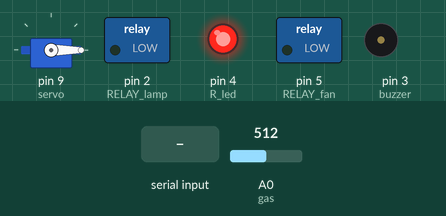
A sketch run on a simulated Arduino Uno, built with avr-gcc and run on an emulated ATmega328P. Parts: servo, switched loads named in the sketch (green lamp = pin HIGH), output pins drawn as LEDs (lit = HIGH), buzzer (waves = sounding, pin HIGH). The inputs (shaded band) are chosen by the test bench; at power-on: A0 (gas) = 512.

Above: at 1.2 s.
1.3 s: A0 (gas) set to 166
2.8 s: A0 (gas) set to 134
At 4.0 s:
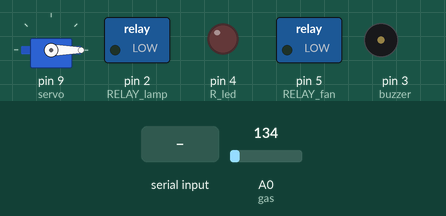
4.3 s: "L" received over Serial
At 5.2 s:
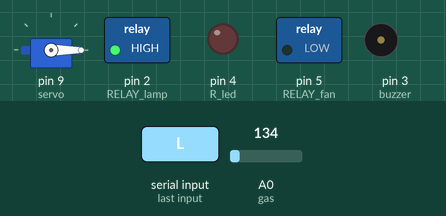
5.8 s: "f" received over Serial
At 6.4 s:
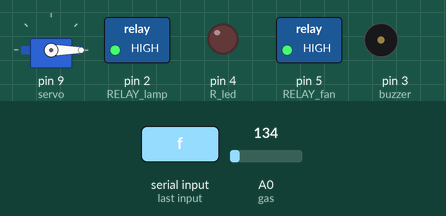
7.3 s: "P" received over Serial
At 8.5 s:
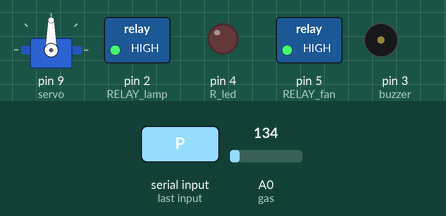
8.8 s: "F" received over Serial
At 9.8 s:
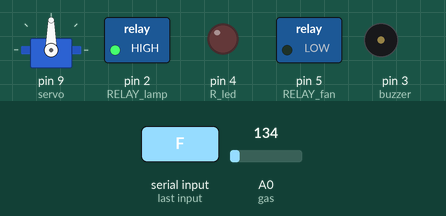
Timing chart, 0 to 11.3 s (numbered marks = the images above; inputs shaded):
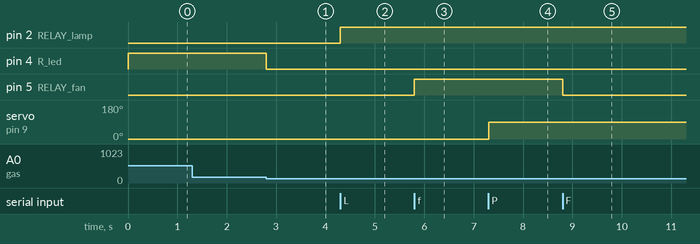

Measured:
- the behaviour switches between 150 and 149 on A0 (gas) (found by bisection; images 0 and 1)
- after the input at 1.3 s, every drawn part: stays the same
- after the input at 2.8 s, pin 4 (R_led): HIGH → LOW at once
- after the input at 4.3 s, pin 2 (RELAY_lamp): LOW → HIGH at once
- after the input at 5.8 s, pin 5 (RELAY_fan): LOW → HIGH at once
- after the input at 7.3 s, servo on pin 9 (servo): 0° → 90° at once
- after the input at 8.8 s, pin 5 (RELAY_fan): HIGH → LOW at once

The sketch:

smartroom_code.ino
```cpp
#include <Servo.h>
#define RELAY_lamp 2
#define RELAY_fan 5
#define R_led 4

#define buzzer 3
#define gas A0

Servo servo;

void setup()
{
  servo.attach(9);
  servo.write(0);
  Serial.begin(9600);
  pinMode(RELAY_lamp,OUTPUT);
pinMode(RELAY_fan,OUTPUT);
  pinMode(R_led,OUTPUT);
  pinMode(buzzer,OUTPUT);
  pinMode(gas,INPUT);
}

int read_gas=0;
int count=0;
void loop(){
  if(Serial.available()){
    char data=Serial.read();

    if(data=='L')
      digitalWrite(RELAY_lamp,HIGH);

   else if (data=='F')
            digitalWrite(RELAY_fan,0);

    else if(data=='l')
         digitalWrite(RELAY_lamp,1);

    else if (data=='f')
         digitalWrite(RELAY_fan,1);

    else if(data=='p'){
    count=0;
    servo.write(0);  }

    else if(data=='N')count++;

    else if (data=='P')
{
      servo.write(90);
}
 }

  if(count==3){
    digitalWrite(buzzer,0);
    delay(3000);
    digitalWrite(buzzer,1);
    count=0;
  }
 check_Gas();

}

void check_Gas()
{

  read_gas=analogRead(gas);
   if(read_gas>=150)
   {
    digitalWrite(R_led,HIGH);
   }
   else
   {
    digitalWrite(R_led,LOW);
   }

}
```
